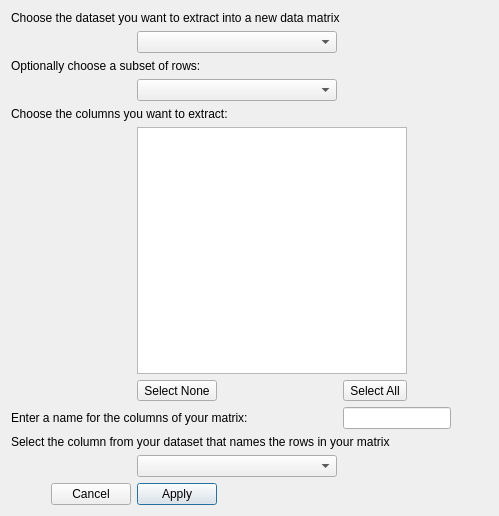
<?xml version="1.0" encoding="UTF-8"?>
<ui version="4.0">
 <class>Dialog</class>
 <widget class="QDialog" name="Dialog">
  <property name="geometry">
   <rect>
    <x>0</x>
    <y>0</y>
    <width>499</width>
    <height>516</height>
   </rect>
  </property>
  <property name="sizePolicy">
   <sizepolicy hsizetype="Preferred" vsizetype="Minimum">
    <horstretch>0</horstretch>
    <verstretch>0</verstretch>
   </sizepolicy>
  </property>
  <property name="windowTitle">
   <string>Dialog</string>
  </property>
  <layout class="QGridLayout" name="gridLayout">
   <item row="9" column="1" colspan="2">
    <widget class="QComboBox" name="combosel_row"/>
   </item>
   <item row="1" column="4" colspan="2">
    <spacer name="horizontalSpacer_3">
     <property name="orientation">
      <enum>Qt::Horizontal</enum>
     </property>
     <property name="sizeHint" stdset="0">
      <size>
       <width>40</width>
       <height>20</height>
      </size>
     </property>
    </spacer>
   </item>
   <item row="8" column="0" colspan="6">
    <widget class="QLabel" name="label_5">
     <property name="text">
      <string>Select the column from your dataset that names the rows in your matrix</string>
     </property>
    </widget>
   </item>
   <item row="6" column="3">
    <widget class="QToolButton" name="button_select_all">
     <property name="text">
      <string>Select All</string>
     </property>
    </widget>
   </item>
   <item row="0" column="0" colspan="6">
    <widget class="QLabel" name="label">
     <property name="text">
      <string>Choose the dataset you want to extract into a new data matrix</string>
     </property>
    </widget>
   </item>
   <item row="5" column="1" colspan="3">
    <widget class="QListWidget" name="list_component">
     <property name="alternatingRowColors">
      <bool>false</bool>
     </property>
    </widget>
   </item>
   <item row="3" column="1" colspan="2">
    <widget class="QComboBox" name="combosel_subset"/>
   </item>
   <item row="3" column="0">
    <spacer name="horizontalSpacer_5">
     <property name="orientation">
      <enum>Qt::Horizontal</enum>
     </property>
     <property name="sizeHint" stdset="0">
      <size>
       <width>115</width>
       <height>20</height>
      </size>
     </property>
    </spacer>
   </item>
   <item row="2" column="0" colspan="6">
    <widget class="QLabel" name="label_4">
     <property name="text">
      <string>Optionally choose a subset of rows:</string>
     </property>
    </widget>
   </item>
   <item row="1" column="0">
    <spacer name="horizontalSpacer_2">
     <property name="orientation">
      <enum>Qt::Horizontal</enum>
     </property>
     <property name="sizeHint" stdset="0">
      <size>
       <width>40</width>
       <height>20</height>
      </size>
     </property>
    </spacer>
   </item>
   <item row="6" column="2">
    <spacer name="horizontalSpacer_4">
     <property name="orientation">
      <enum>Qt::Horizontal</enum>
     </property>
     <property name="sizeHint" stdset="0">
      <size>
       <width>40</width>
       <height>20</height>
      </size>
     </property>
    </spacer>
   </item>
   <item row="4" column="0" colspan="5">
    <widget class="QLabel" name="label_3">
     <property name="text">
      <string>Choose the columns you want to extract:</string>
     </property>
    </widget>
   </item>
   <item row="10" column="0" colspan="2">
    <layout class="QHBoxLayout" name="horizontalLayout">
     <item>
      <spacer name="horizontalSpacer">
       <property name="orientation">
        <enum>Qt::Horizontal</enum>
       </property>
       <property name="sizeHint" stdset="0">
        <size>
         <width>40</width>
         <height>20</height>
        </size>
       </property>
      </spacer>
     </item>
     <item>
      <widget class="QPushButton" name="button_cancel">
       <property name="text">
        <string>Cancel</string>
       </property>
      </widget>
     </item>
     <item>
      <widget class="QPushButton" name="button_ok">
       <property name="text">
        <string>Apply</string>
       </property>
       <property name="default">
        <bool>true</bool>
       </property>
      </widget>
     </item>
    </layout>
   </item>
   <item row="3" column="4" colspan="2">
    <spacer name="horizontalSpacer_6">
     <property name="orientation">
      <enum>Qt::Horizontal</enum>
     </property>
     <property name="sizeHint" stdset="0">
      <size>
       <width>69</width>
       <height>20</height>
      </size>
     </property>
    </spacer>
   </item>
   <item row="1" column="1" colspan="2">
    <widget class="QComboBox" name="combosel_data"/>
   </item>
   <item row="7" column="0" colspan="3">
    <widget class="QLabel" name="label_2">
     <property name="text">
      <string>Enter a name for the columns of your matrix: </string>
     </property>
    </widget>
   </item>
   <item row="6" column="1">
    <widget class="QToolButton" name="button_select_none">
     <property name="text">
      <string>Select None</string>
     </property>
    </widget>
   </item>
   <item row="7" column="3" colspan="2">
    <widget class="QLineEdit" name="text_col_names"/>
   </item>
  </layout>
 </widget>
 <resources/>
 <connections/>
</ui>
